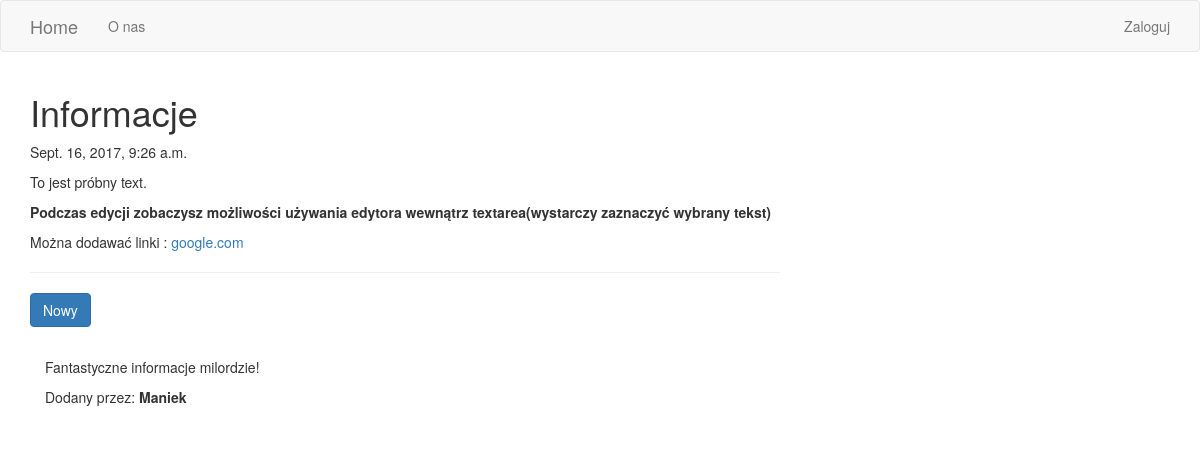
The app's page /post/4 with its own data.
### blog/models.py (models this page shows, shortened)
class Post(models.Model):
    author = models.ForeignKey('auth.User')
    title = models.CharField(max_length=200)
    text = models.TextField()
    create_date = models.DateTimeField(default=timezone.now)
    published_date = models.DateTimeField(blank=True, null=True)

class Comment(models.Model):
    post = models.ForeignKey('blog.Post', related_name='comments')
    author = models.CharField(max_length=50)
    text = models.TextField()
    create_date = models.DateTimeField(default=timezone.now)
    approved_comment = models.BooleanField(default=False)

### blog/views.py (the view)
# urls.py: url(r'^post/(?P<pk>\d+)$', views.PostDetailView.as_view(), name='post_detail'),
class PostDetailView(DetailView):
    model = Post

### blog/templates/blog/post_detail.html (shortened to what this page needs)
{% extends 'blog/base.html' %}
{% block content %}
    <h1 class="posttitle">{{ post.title }}</h1>
    {% if post.published_date %}
        <div class="date postdate">
            {{ post.published_date }}
        </div>
    {% else %}
        <a class="btn btn-default" href="{% url 'post_publish' pk=post.pk %}">Opublikuj</a>
    {% endif %}
    <p class="postcontent">{{ post.text|safe|linebreaksbr }}</p>
    <hr>
    <a class="btn btn-primary btn-comment" href="{% url 'add_comment_to_post' pk=post.pk %}">Nowy</a>
    <div class="container">
        {% for comment in post.comments.all %}
            <br>
            {% if user.is_authenticated or comment.approved_comment %}
                <p>{{ comment.text|safe|linebreaks }}</p>
                <p>Dodany przez: <strong>{{ comment.author }}</strong></p>
            {% endif %}
        {% empty %}
          <p>Brak komentarzy.</p>
        {% endfor %}
    </div>
{% endblock %}

### records on screen
Post: title "Informacje", published_date "Sept. 16, 2017, 9:26 a.m.", text "To jest próbny text. Podczas edycji zobaczysz możliwości używania edytora wewnątrz textarea(wystarczy zaznaczyć wybrany tekst) Można dodawać linki : google.com"
Comment: text "Fantastyczne informacje milordzie!", author "Maniek"
